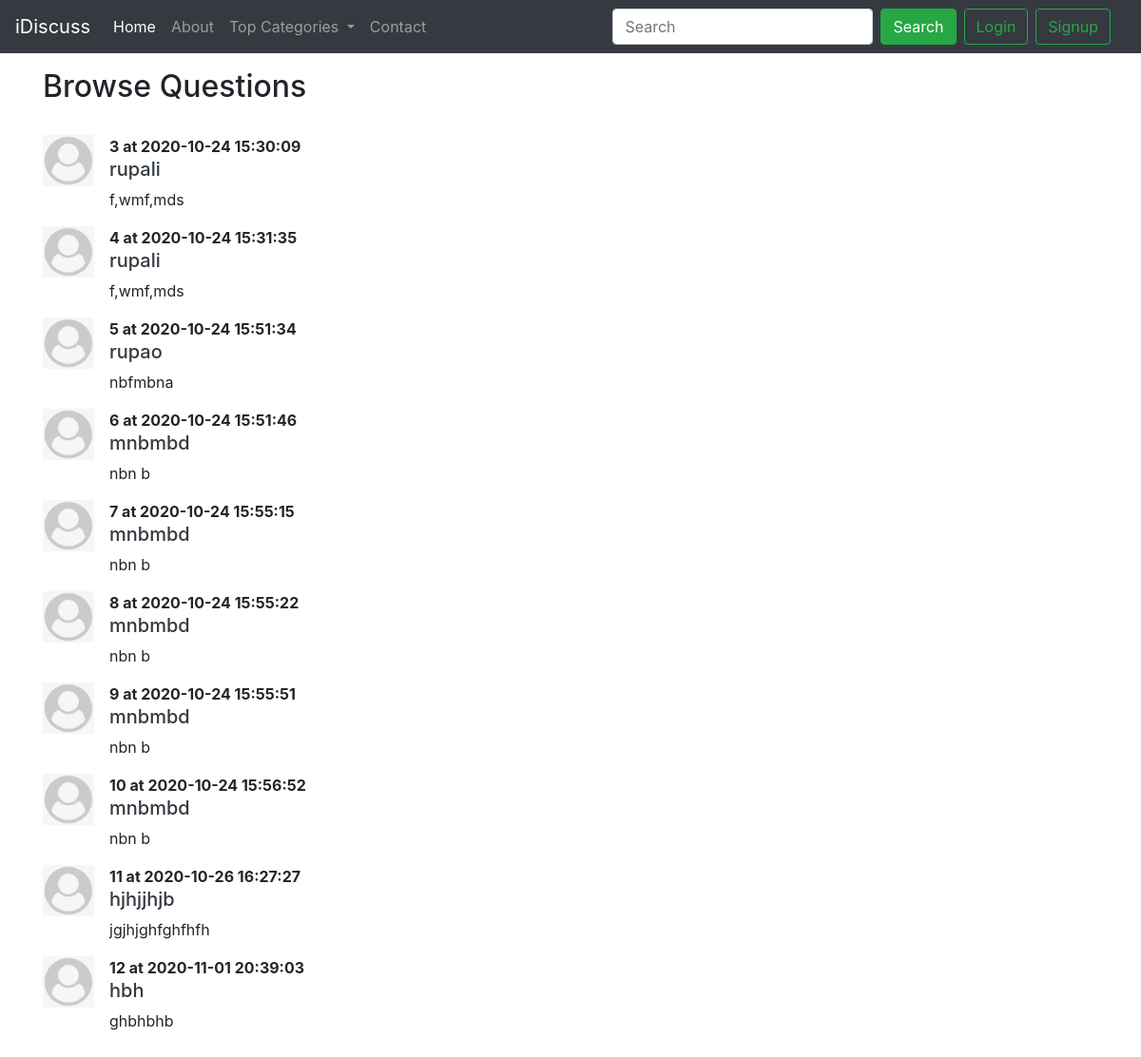
The app's page /page.php with its own data.
### tables this page shows
CREATE TABLE `threads` (
  `thread_id` int(7) NOT NULL,
  `thread_title` varchar(255) NOT NULL,
  `thread_desc` text NOT NULL,
  `thread_cat_id` int(7) NOT NULL,
  `thread_user_id` int(7) NOT NULL,
  `thread_time` datetime NOT NULL DEFAULT current_timestamp()
);

### page.php (the view, shortened to what this page needs)
<!DOCTYPE html>
<html lang="en">
<head>
    <link rel="stylesheet" href="https://maxcdn.bootstrapcdn.com/bootstrap/4.0.0/css/bootstrap.min.css"
>
</head>
<body>
<?php  include 'partials/dbconnect.php'; ?>
    <?php  include 'partials/header.php'; ?>
    <div class="container mb-5" id="ques">
        <h2 class="py-3">Browse Questions</h2>
        <?php
       echo '<div>';
       $sql="SELECT * FROM `threads`";
        $result = mysqli_query($conn,$sql);
                    while($row = mysqli_fetch_assoc($result))
                    {
                        $id = $row['thread_id'];
                        $title = $row['thread_title'];
                        $desc = $row['thread_desc'];
                        $time = $row['thread_time'];
                      echo '<div class="media my-3">
                                <img class="mr-3" src="img/user.png" width="54px" alt="Generic placeholder image">
                                <div class="media-body">
                                <p class ="font-weight-bold my-0">'.$id.' at '.$time.'</p>
                              <h5 class="mt-0"><a  class="text-dark" href="thread.php?threadid='.$id.'">'.$title.'</a></h5>
                                   '.$desc.'
                                   </div>
                            </div>';
                    }
    echo'</div>';
        ?>
</body>
</html>

### records on screen
threads: thread_id "3", thread_time "2020-10-24 15:30:09", thread_title "rupali", thread_desc "f,wmf,mds"
threads: thread_id "4", thread_time "2020-10-24 15:31:35", thread_title "rupali", thread_desc "f,wmf,mds"
threads: thread_id "5", thread_time "2020-10-24 15:51:34", thread_title "rupao", thread_desc "nbfmbna"
threads: thread_id "6", thread_time "2020-10-24 15:51:46", thread_title "mnbmbd", thread_desc "nbn b"
threads: thread_id "7", thread_time "2020-10-24 15:55:15", thread_title "mnbmbd", thread_desc "nbn b"
threads: thread_id "8", thread_time "2020-10-24 15:55:22", thread_title "mnbmbd", thread_desc "nbn b"
threads: thread_id "9", thread_time "2020-10-24 15:55:51", thread_title "mnbmbd", thread_desc "nbn b"
threads: thread_id "10", thread_time "2020-10-24 15:56:52", thread_title "mnbmbd", thread_desc "nbn b"
threads: thread_id "11", thread_time "2020-10-26 16:27:27", thread_title "hjhjjhjb", thread_desc "jgjhjghfghfhfh"
threads: thread_id "12", thread_time "2020-11-01 20:39:03", thread_title "hbh", thread_desc "ghbhbhb"
